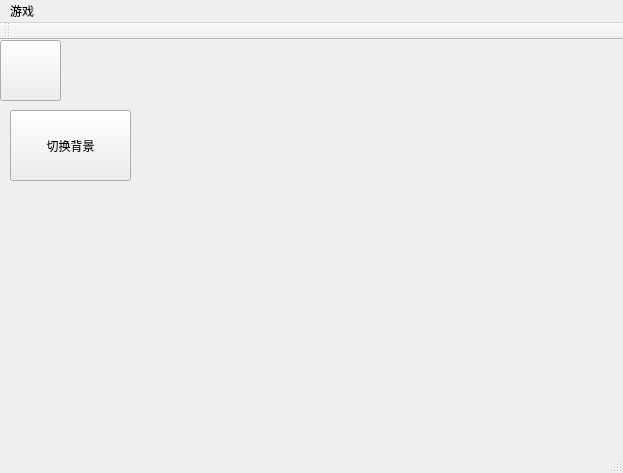
<?xml version="1.0" encoding="UTF-8"?>
<ui version="4.0">
 <class>MainWindow</class>
 <widget class="QMainWindow" name="MainWindow">
  <property name="geometry">
   <rect>
    <x>0</x>
    <y>0</y>
    <width>623</width>
    <height>473</height>
   </rect>
  </property>
  <property name="windowTitle">
   <string>MainWindow</string>
  </property>
  <property name="styleSheet">
   <string notr="true"/>
  </property>
  <widget class="QWidget" name="centralWidget">
   <widget class="QPushButton" name="pushButton">
    <property name="geometry">
     <rect>
      <x>0</x>
      <y>0</y>
      <width>61</width>
      <height>61</height>
     </rect>
    </property>
    <property name="styleSheet">
     <string notr="true">border-image: url(:/new/prefix1/C:/Users/zqy/Desktop/声音开1.png);</string>
    </property>
    <property name="text">
     <string/>
    </property>
   </widget>
   <widget class="QPushButton" name="pushButton_2">
    <property name="geometry">
     <rect>
      <x>10</x>
      <y>70</y>
      <width>121</width>
      <height>71</height>
     </rect>
    </property>
    <property name="text">
     <string>切换背景</string>
    </property>
   </widget>
  </widget>
  <widget class="QMenuBar" name="menuBar">
   <property name="geometry">
    <rect>
     <x>0</x>
     <y>0</y>
     <width>623</width>
     <height>21</height>
    </rect>
   </property>
   <widget class="QMenu" name="menu">
    <property name="title">
     <string>游戏</string>
    </property>
    <widget class="QMenu" name="menu_2">
     <property name="title">
      <string>小</string>
     </property>
     <addaction name="action_3"/>
     <addaction name="action_6"/>
     <addaction name="action_9"/>
    </widget>
    <widget class="QMenu" name="menu_3">
     <property name="title">
      <string>中</string>
     </property>
     <addaction name="action_4"/>
     <addaction name="action_7"/>
     <addaction name="action_10"/>
    </widget>
    <widget class="QMenu" name="menu_4">
     <property name="title">
      <string>大</string>
     </property>
     <addaction name="action_5"/>
     <addaction name="action_8"/>
     <addaction name="action_11"/>
    </widget>
    <addaction name="menu_2"/>
    <addaction name="menu_3"/>
    <addaction name="menu_4"/>
   </widget>
   <addaction name="menu"/>
  </widget>
  <widget class="QToolBar" name="mainToolBar">
   <attribute name="toolBarArea">
    <enum>TopToolBarArea</enum>
   </attribute>
   <attribute name="toolBarBreak">
    <bool>false</bool>
   </attribute>
  </widget>
  <widget class="QStatusBar" name="statusBar"/>
  <action name="action_3">
   <property name="checkable">
    <bool>false</bool>
   </property>
   <property name="text">
    <string>低阶</string>
   </property>
  </action>
  <action name="action_4">
   <property name="checkable">
    <bool>false</bool>
   </property>
   <property name="text">
    <string>低阶</string>
   </property>
  </action>
  <action name="action_5">
   <property name="text">
    <string>低阶</string>
   </property>
  </action>
  <action name="action_6">
   <property name="checkable">
    <bool>false</bool>
   </property>
   <property name="text">
    <string>中阶</string>
   </property>
   <property name="autoRepeat">
    <bool>true</bool>
   </property>
  </action>
  <action name="action_7">
   <property name="text">
    <string>中阶</string>
   </property>
  </action>
  <action name="action_8">
   <property name="text">
    <string>中阶</string>
   </property>
  </action>
  <action name="action_9">
   <property name="text">
    <string>高阶</string>
   </property>
  </action>
  <action name="action_10">
   <property name="text">
    <string>高阶</string>
   </property>
  </action>
  <action name="action_11">
   <property name="text">
    <string>高阶</string>
   </property>
  </action>
 </widget>
 <layoutdefault spacing="6" margin="11"/>
 <resources/>
 <connections/>
</ui>
